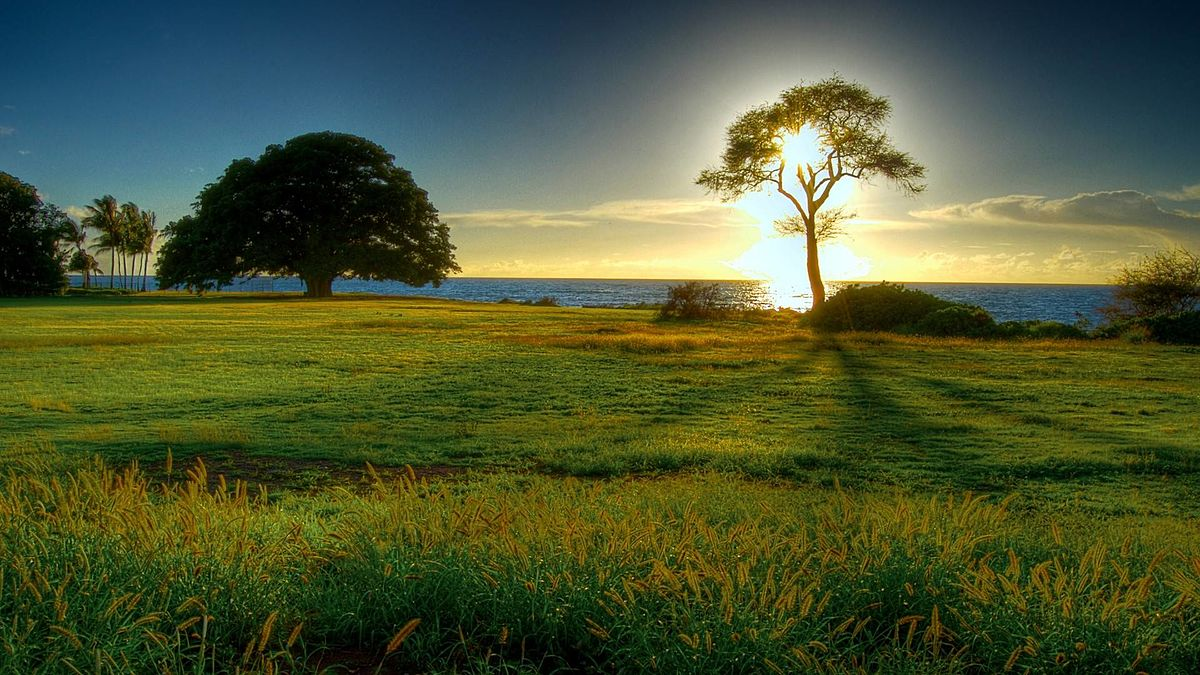
#> input picture 01.jpg, 1200 x 675 px
$ jupyter execute 'Pencil Sketche.ipynb'
#> lines starting #> are read from the running program, lines starting #| are printed output that depends on the picture
# LetsGrowMore :- Data Science Intern

## Beginner Level Task 04 - Image to Pencil Sketch with Python

## Name - Garud Akshada Anil

**Importing Libraries**

[cell 1]
import cv2
import matplotlib.pyplot as plt
plt.style.use('seaborn')

**Reading Image**

[cell 2]
img = cv2.imread("01.jpg")
#> img is the input picture: shape (675, 1200, 3); mean B, G, R 53.1, 88, 77.7
img = cv2.cvtColor(img,cv2.COLOR_BGR2RGB)
plt.figure(figsize=(8,8))
plt.imshow(img)
plt.axis("off")
plt.title("Original Image")
plt.show()

**Convert To a Grayscale Image**

[cell 3]
img_gray = cv2.cvtColor(img, cv2.COLOR_BGR2GRAY)
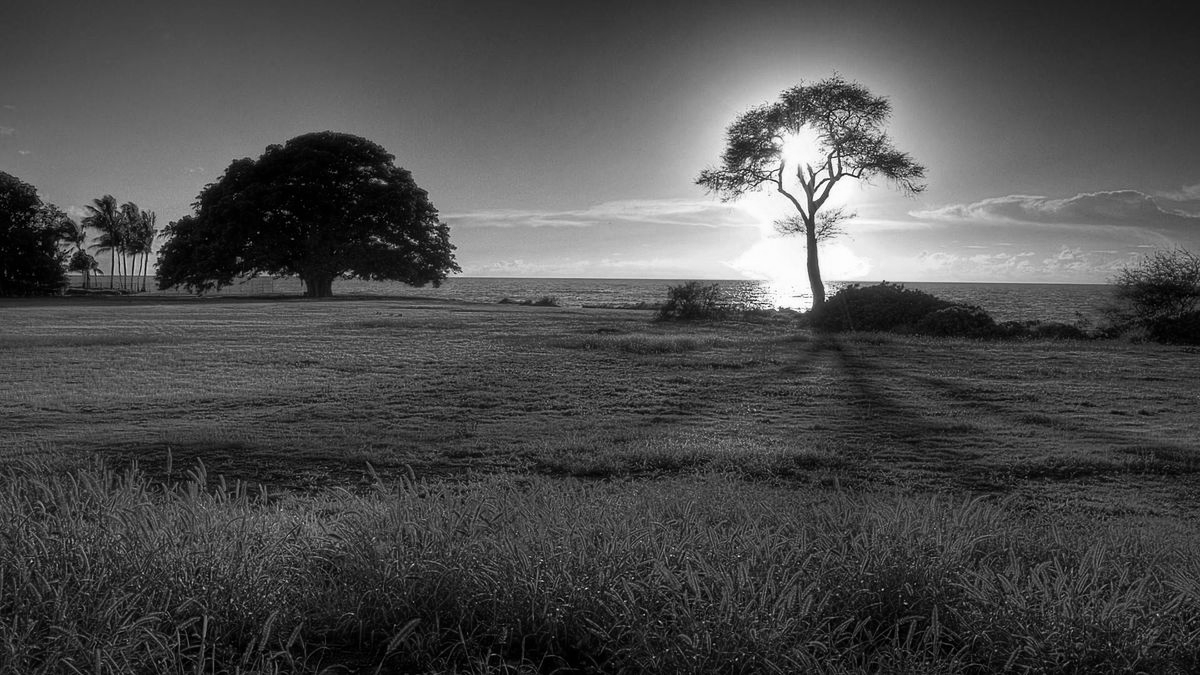
#> img_gray: shape (675, 1200); min 0, max 255, mean 76.4
plt.figure(figsize=(8,8))
plt.imshow(img_gray,cmap="gray")
plt.axis("off")

plt.title("GrayScale Image")
plt.show()

**Inverting the Image**

[cell 4]
img_invert = cv2.bitwise_not(img_gray)
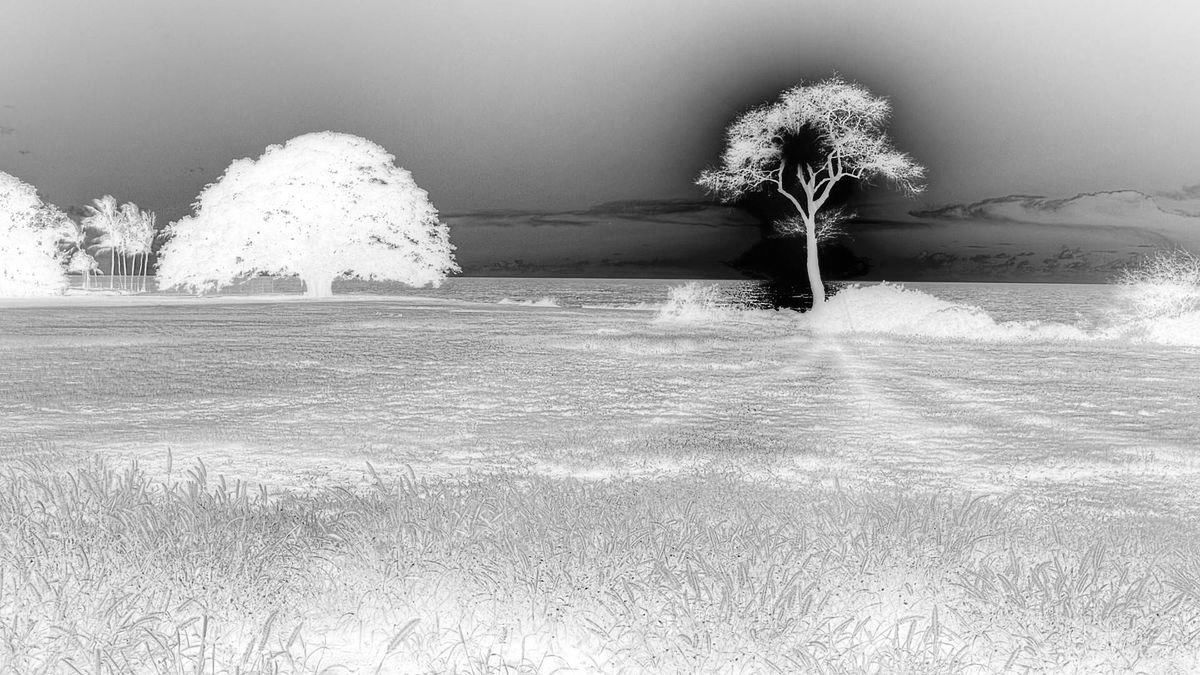
#> img_invert: shape (675, 1200); min 0, max 255, mean 178.6
plt.figure(figsize=(8,8))
plt.imshow(img_invert,cmap="gray")
plt.axis("off")
plt.title("Inverted Image")
plt.show()

**smoothing the image**

[cell 5]
img_smoothing = cv2.GaussianBlur(img_invert, (21, 21),sigmaX=0, sigmaY=0)
plt.figure(figsize=(8,8))
plt.imshow(img_smoothing,cmap="gray")
plt.axis("off")
plt.title("Smoothen Image")
plt.show()

**Image To Pencil Sketche**

[cell 6]
final = cv2.divide(img_gray, 255 - img_smoothing, scale=255)
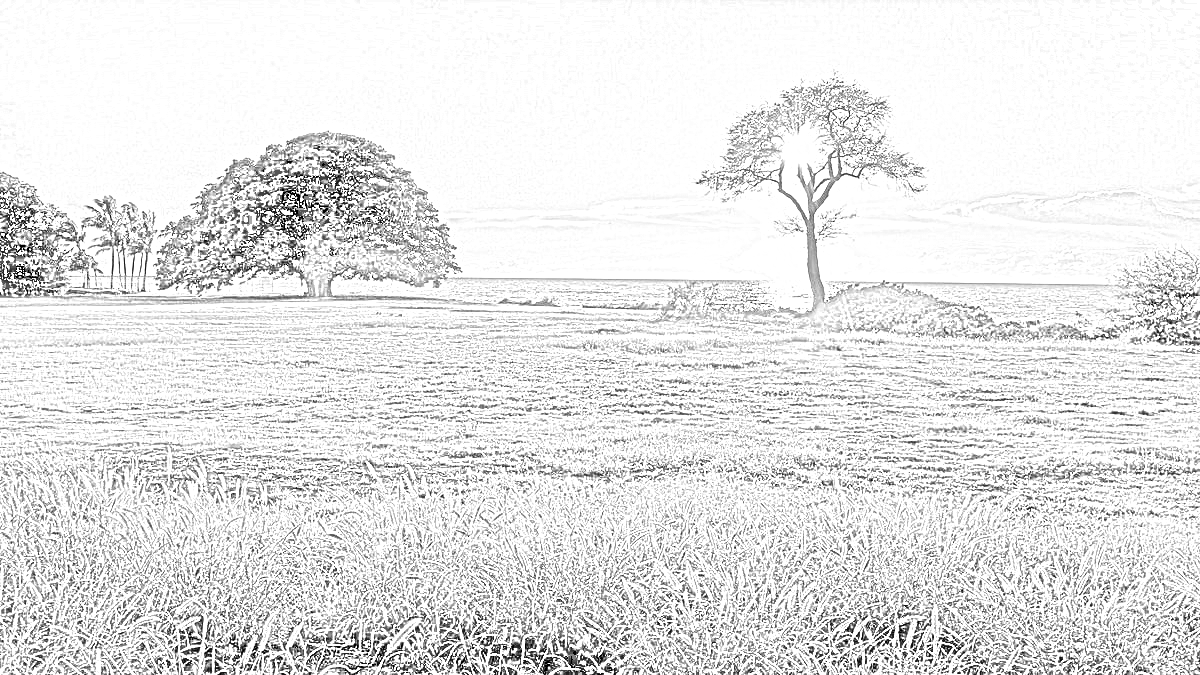
#> final: shape (675, 1200); min 0, max 255, mean 229.1
plt.figure(figsize=(10,10))
plt.imshow(final,cmap="gray")
plt.axis("off")
plt.title("Final Sketch Image")
plt.show()
